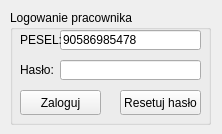
<?xml version="1.0" encoding="UTF-8"?>
<ui version="4.0">
 <class>MainWindow</class>
 <widget class="QMainWindow" name="MainWindow">
  <property name="geometry">
   <rect>
    <x>0</x>
    <y>0</y>
    <width>222</width>
    <height>134</height>
   </rect>
  </property>
  <property name="windowTitle">
   <string>Logowanie pracownika</string>
  </property>
  <widget class="QWidget" name="centralWidget">
   <widget class="QGroupBox" name="groupBox">
    <property name="geometry">
     <rect>
      <x>10</x>
      <y>10</y>
      <width>201</width>
      <height>115</height>
     </rect>
    </property>
    <property name="title">
     <string>Logowanie pracownika</string>
    </property>
    <widget class="QLineEdit" name="le_haslo">
     <property name="geometry">
      <rect>
       <x>50</x>
       <y>50</y>
       <width>141</width>
       <height>20</height>
      </rect>
     </property>
     <property name="text">
      <string/>
     </property>
     <property name="echoMode">
      <enum>QLineEdit::Password</enum>
     </property>
    </widget>
    <widget class="QLineEdit" name="le_pesel">
     <property name="geometry">
      <rect>
       <x>50</x>
       <y>20</y>
       <width>141</width>
       <height>20</height>
      </rect>
     </property>
     <property name="text">
      <string>90586985478</string>
     </property>
     <property name="maxLength">
      <number>11</number>
     </property>
    </widget>
    <widget class="QLabel" name="label">
     <property name="geometry">
      <rect>
       <x>10</x>
       <y>20</y>
       <width>47</width>
       <height>20</height>
      </rect>
     </property>
     <property name="text">
      <string>PESEL:</string>
     </property>
    </widget>
    <widget class="QLabel" name="label_2">
     <property name="geometry">
      <rect>
       <x>10</x>
       <y>50</y>
       <width>47</width>
       <height>20</height>
      </rect>
     </property>
     <property name="text">
      <string>Hasło:</string>
     </property>
    </widget>
    <widget class="QPushButton" name="pushButton">
     <property name="geometry">
      <rect>
       <x>10</x>
       <y>80</y>
       <width>81</width>
       <height>25</height>
      </rect>
     </property>
     <property name="text">
      <string>Zaloguj</string>
     </property>
    </widget>
    <widget class="QPushButton" name="pushButton_2">
     <property name="geometry">
      <rect>
       <x>110</x>
       <y>80</y>
       <width>81</width>
       <height>25</height>
      </rect>
     </property>
     <property name="text">
      <string>Resetuj hasło</string>
     </property>
    </widget>
   </widget>
  </widget>
 </widget>
 <layoutdefault spacing="6" margin="11"/>
 <tabstops>
  <tabstop>le_pesel</tabstop>
  <tabstop>le_haslo</tabstop>
  <tabstop>pushButton</tabstop>
  <tabstop>pushButton_2</tabstop>
 </tabstops>
 <resources/>
 <connections/>
</ui>
